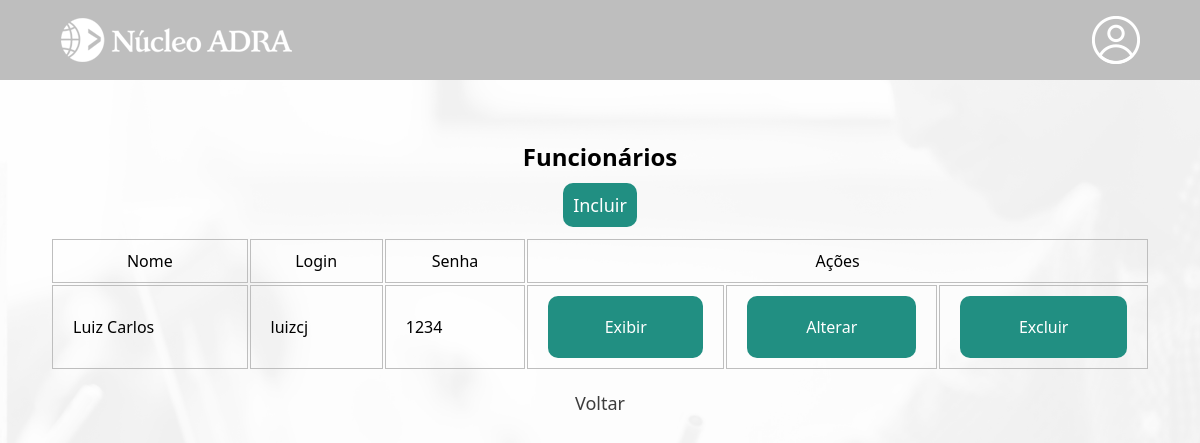
Before: /institucional/funcionario/index.php with the older database file.
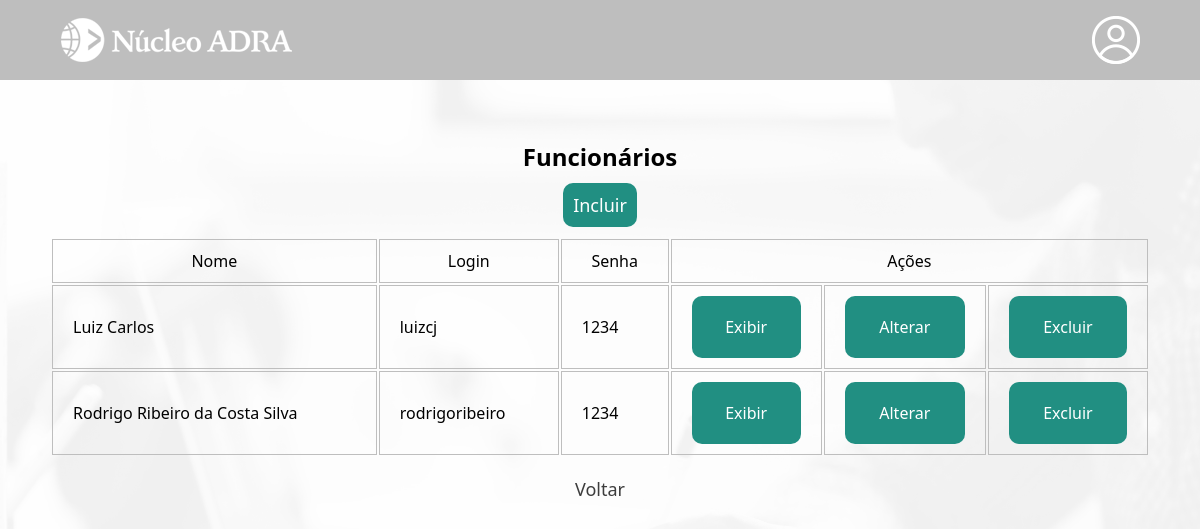
After: the same page with the newer database file.
### tables this page shows
CREATE TABLE IF NOT EXISTS `administracao` (
  `id` smallint UNSIGNED NOT NULL AUTO_INCREMENT,
  `nome` varchar(30) NOT NULL,
  `login` varchar(20) NOT NULL,
  `senha` varchar(255) NOT NULL,
  PRIMARY KEY (`id`)
);

### institucional/funcionario/index.php (the view, shortened to what this page needs)
<?php
    require_once "../../util/config.php";
    $idAluno = $_GET['i'];
    $sql = "SELECT * FROM administracao";
    $result = mysqli_query($link, $sql);
?>
<!DOCTYPE html>
<html lang="pt-br">
<head>
    <link rel="stylesheet" href="../../css/mural.css">
</head>
<body>
<header>
        <main>
            <div class="cabecalho-conteudo">
                <a href="../administrador.php?i=<?php echo $idAluno; ?>">
                <div id="logo" class="opcoes-nav">
                    <img src="../../imagens/nucleo-adra-branco-232x48.png" alt="logo-adra">
                </div>
                </a>
                <div id="perfil" class="opcoes-nav">
                </div>
            </div>
        </main>
    </header>
<div class="container-admin">
    <h2>Funcionários</h2>
    <p><a href="create.php?i=<?php echo $idAluno; ?>" class="incluir">Incluir</a></p>
    <table border="0" class="tabela-admin">
        <tr class="tabela-titulo">
            <td><center>Nome</center></td>
            <td><center>Login</center></td>
            <td><center>Senha</center></td>
            <td colspan="4"><center>Ações</center></td>
        </tr>
        <?php while($row = mysqli_fetch_array($result)){?>
        <tr class="tabela-linha">
            <td><?php echo($row['nome'])?></td>
            <td><?php echo($row['login'])?></td>
            <td><?php echo($row['senha'])?></td>
            <td><?php echo('<a href="read.php?id='.$row['id'].'&i='.$idAluno.'" class="crud_link">Exibir</a>')?></td>
            <td><?php echo('<a href="update.php?id='.$row['id'].'&i='.$idAluno.'" class="crud_link">Alterar</a>')?></td>
            <td><?php echo('<a href="delete.php?id='.$row['id'].'&i='.$idAluno.'" class="crud_link">Excluir</a>')?></td>
        </tr>
        <?php } ?>
    </table>
    <div class="voltar">
        <p><a href='../administrador.php?i=<?php echo $idAluno; ?>'>Voltar</a></p>
    </div>
    </div>
</body>
</html>

### css/mural.css (style rules this page uses)
* { padding: 0; margin: 0; box-sizing: border-box; font-family:'Segoe UI', Tahoma, Geneva, Verdana, sans-serif; }
body { background: url("../imagens/Professor-icone-branco.png") no-repeat center center fixed; background-size: cover; -webkit-background-size: cover; -moz-background-size: cover; -o-background-size: cover; }
header { height: 10vh; background-color: #bebebe; display: flex; align-items: center; justify-content: center; }
main div { color: white; font-size: 20px; display: flex; justify-content: space-between; align-items: center; }
.cabecalho-conteudo { margin: 0 auto; padding: 0; display: flex; width: 90vw; height: 48px; justify-content: space-between; align-items: center; }
.opcoes-nav { display: flex; gap: 50px; height: 10vh; }
main a { text-decoration: none; }
#logo { cursor: pointer; }
#perfil { cursor: pointer; width: 48px; height: 48px; background-image: url("../imagens/perfil-branco.png"); }
table { width: 100%; }
table td { border: 1px solid #bebebe; padding: 10px 20px; }
p { margin: 10px 0; font-size: 18px; }
.container-admin { padding: 50px; width: 100vw; display: flex; flex-direction: column; align-items: center; }
.incluir { cursor: pointer; background-color: #218f82; padding: 10px; border-radius: 10px; color: white; text-decoration: none; }
.crud_link { color: white; padding: 20px; display: flex; flex-direction: column; align-items: center; text-decoration: none; background-color: #218f82; border-radius: 10px; }
.container-admin h2 { margin: 10px 0; }
.tabela-admin { margin-top: 10px; }
.voltar a { display:flex; justify-content: center; text-decoration: none; cursor: pointer; padding: 10px; border-radius: 10px; color: rgb(61, 61, 61); }

Changed rows visible on the page:
added administracao: nome "Rodrigo Ribeiro da Costa Silva", login "rodrigoribeiro", senha "1234"
